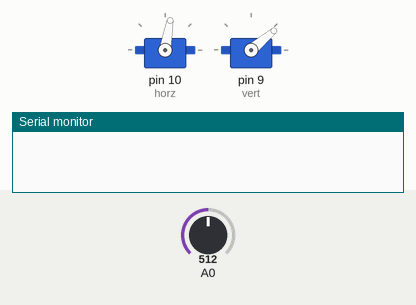
Recording of a sketch running on a simulated Arduino Uno, built with avr-gcc and run on an emulated ATmega328P. Shown: 2 × servo, the last lines printed to the serial monitor. The test bench sets the inputs (shaded band); at power-on: A0 = 512.

Above: at 0.1 s.
At 8.93 s:
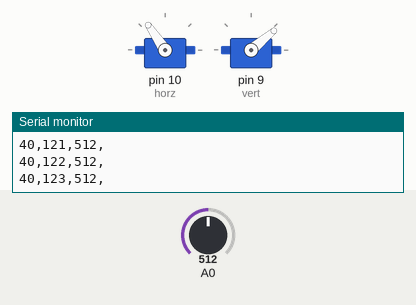
At 17.96 s:
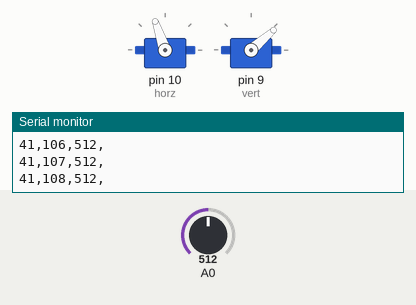
At 36.02 s:
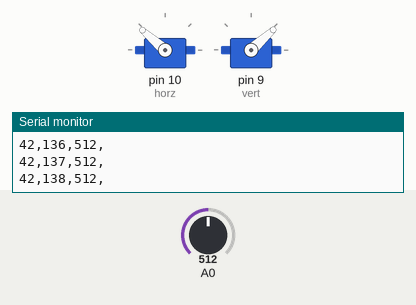
Timing chart, 0 to 40.0 s (numbered marks = the images above):
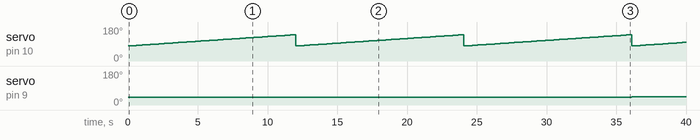

Measured:
- by itself, servo on pin 10 (horz): ramps from 80° to 139° and jumps back, once every 12.0 s
- by itself, servo on pin 9 (vert): 40° → 41° at 12.0 s, → 42° 12.0 s later, → 43° 12.0 s later

The sketch:

TwoAxisSweepSimple.ino
```cpp
#include <Servo.h>

const int HORZ_SWEEP_START = 80;
const int HORZ_SWEEP_RANGE = 60;
const int VERT_SWEEP_START = 40;
const int VERT_SWEEP_RANGE = 60;
const int SETTLE_TIME = 200;

Servo horz;
Servo vert;

void setup()
{
  horz.attach(10);
  vert.attach(9);
  Serial.begin(9600);
  runScan();
}

void runScan()
{
  // runScan collects the two sets of angle and sensor values from 40 to 100 degrees vertically and 60 to 140 degrees horizontally
  for(int i = VERT_SWEEP_START; i < VERT_SWEEP_START + VERT_SWEEP_RANGE; i++){
    for(int j = HORZ_SWEEP_START; j < HORZ_SWEEP_START + HORZ_SWEEP_RANGE; j++){
      vert.write(i);
      horz.write(j);
      delay(SETTLE_TIME);
      int sensorValue = analogRead(0);
      Serial.print(i);
      Serial.print(",");
      Serial.print(j);
      Serial.print(",");
      Serial.print(sensorValue);
      Serial.print(",");
      Serial.print("\n");
    }
  }
}

void loop()
{
  /**
   leaving this here because it won't compile otherwise
   */
}
```
